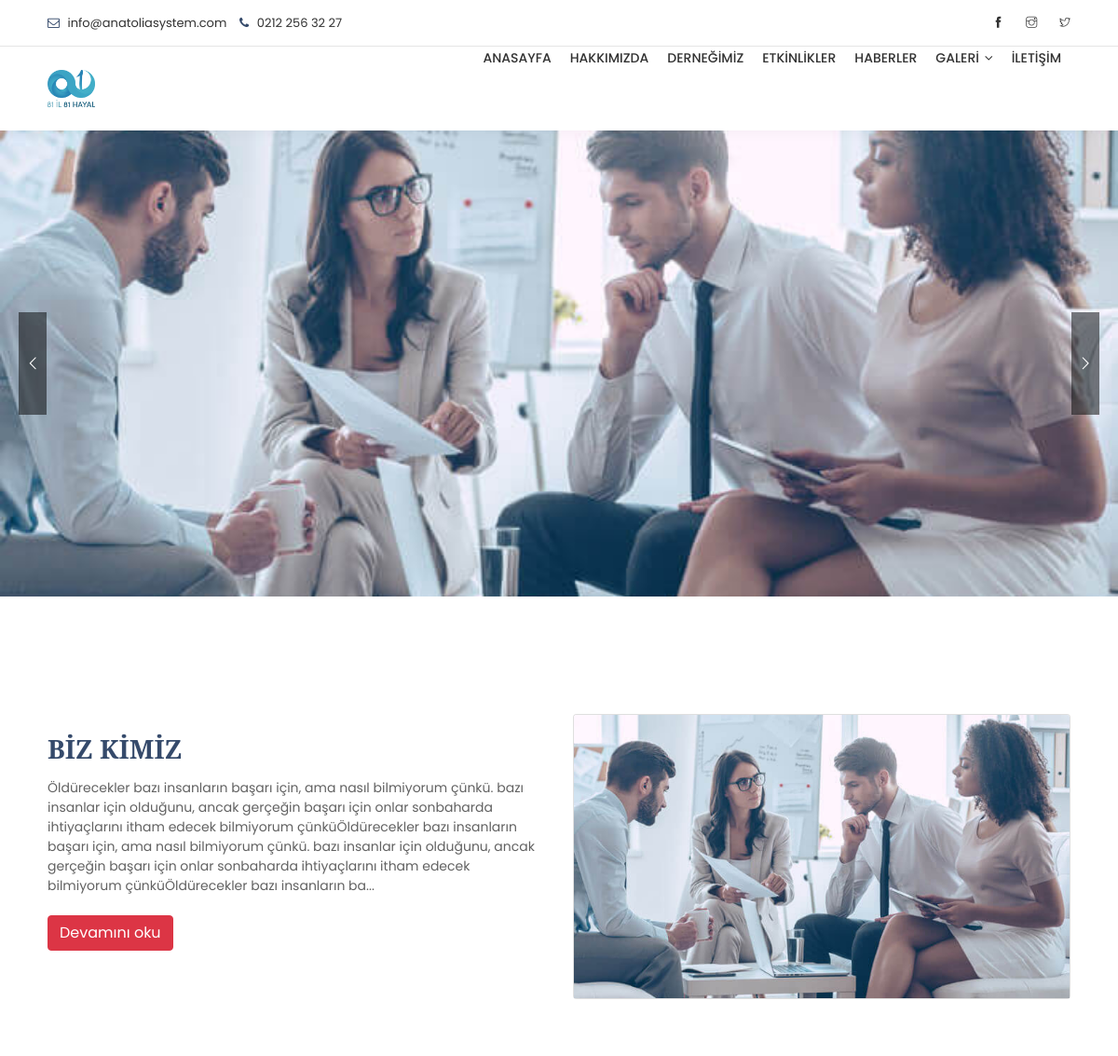
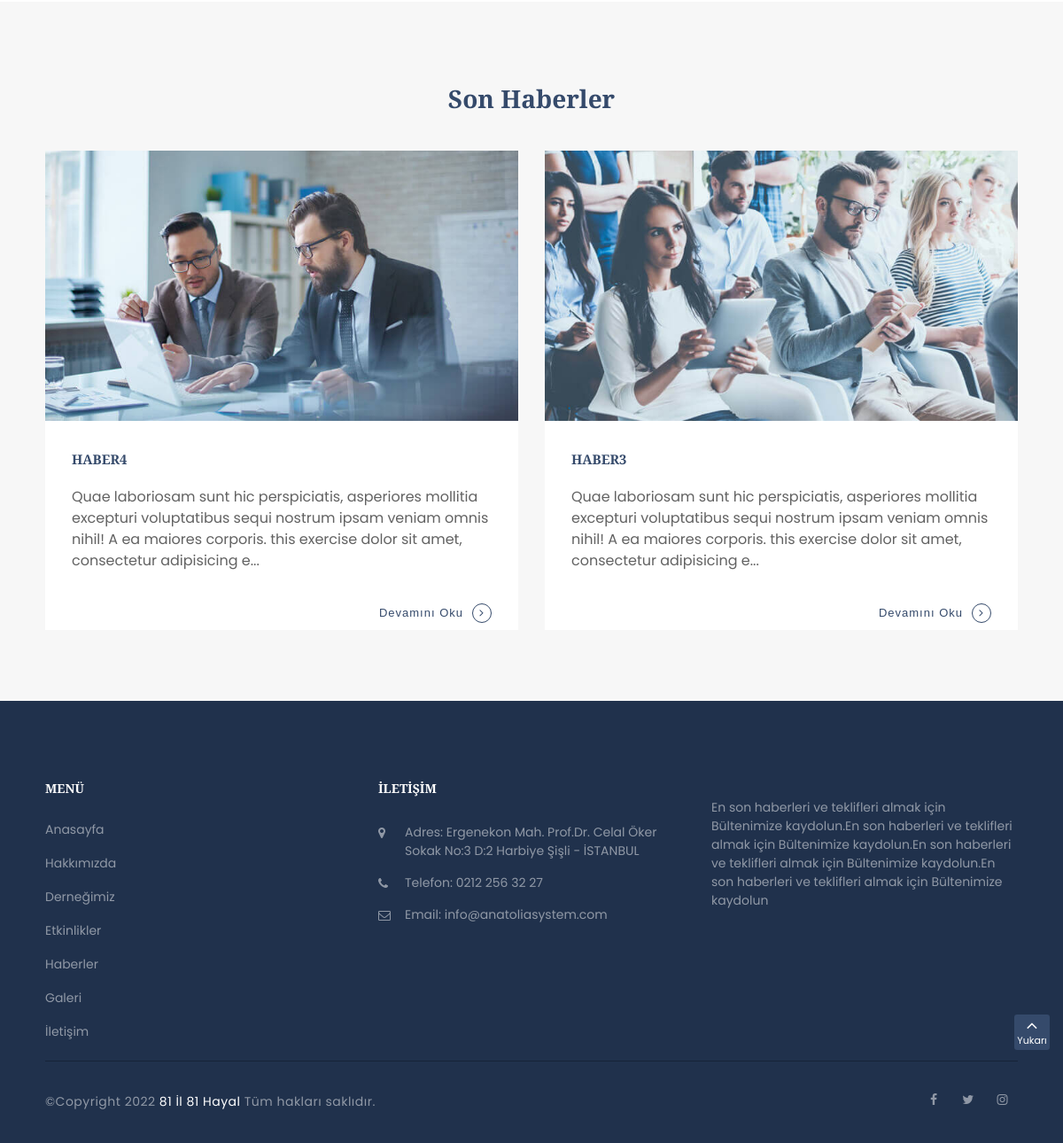
The page / on the database its author committed (2 pictures, top to bottom).
### tables this page shows
CREATE TABLE `ayar` (
  `ayar_id` int(11) NOT NULL,
  `ayar_adres` varchar(250) NOT NULL,
  `ayar_telefon` varchar(20) NOT NULL,
  `ayar_mail` varchar(250) NOT NULL,
  `ayar_facebook` varchar(250) NOT NULL,
  `ayar_twitter` varchar(250) NOT NULL,
  `ayar_instagram` varchar(250) NOT NULL,
  `ayar_aciklama` text NOT NULL,
  `ayar_yol` varchar(250) NOT NULL
);

CREATE TABLE `slider` (
  `slider_id` int(11) NOT NULL,
  `slider_yol` varchar(250) NOT NULL,
  `slider_sira` int(2) NOT NULL,
  `slider_durum` int(11) NOT NULL
);

CREATE TABLE `hakkimizda` (
  `hakkimizda_id` int(11) NOT NULL,
  `hakkimizda_baslik` varchar(250) NOT NULL,
  `hakkimizda_baslik2` varchar(250) NOT NULL,
  `hakkimizda_icerik` text NOT NULL,
  `hakkimizda_yol` varchar(250) NOT NULL
);

CREATE TABLE `haberler` (
  `haberler_id` int(11) NOT NULL,
  `haberler_baslik` varchar(250) NOT NULL,
  `haberler_detay` text NOT NULL,
  `haberler_yol` varchar(250) NOT NULL
);

### index.php (the view, shortened to what this page needs)
<?php
include 'header.php';
include 'admin/baglan.php';
$slidersor=$db->prepare("select * from slider where slider_durum=1 order by slider_sira asc");
$slidersor->execute();
$haberlersor=$db->prepare("select * from haberler order by haberler_id desc LIMIT 0,2");
$haberlersor->execute();
$hakkimizdasor=$db->prepare("select * from hakkimizda");
$hakkimizdasor->execute(array(0));
$hakkimizdacek=$hakkimizdasor->fetch(PDO::FETCH_ASSOC);
?>
 <section class="rev-slider">
  <div id="rev_slider_264_1_wrapper" class="rev_slider_wrapper fullwidthbanner-container" data-alias="Webtilian-consulting" data-source="gallery" style="margin:0px auto;background:transparent;padding:0px;margin-top:0px;margin-bottom:0px;">
    <div id="rev_slider_264_1" class="rev_slider fullwidthabanner" style="display:none;" data-version="5.4.6.3">
      <ul>
       <?php
       while($slidercek=$slidersor->fetch(PDO::FETCH_ASSOC)) {
        ?>
        <li data-index="rs-749" data-transition="fade" data-slotamount="default" data-hideafterloop="0" data-hideslideonmobile="off"  data-easein="default" data-easeout="default" data-masterspeed="300"  data-thumb="<?php echo $slidercek['slider_yol']; ?>"  data-delay="7000"  data-rotate="0"  data-saveperformance="off"  data-title="Sıradaki" data-param1="" data-param2="" data-param3="" data-param4="" data-param5="" data-param6="" data-param7="" data-param8="" data-param9="" data-param10="" data-description="">
        </li>
      <?php } ?>
    </ul>
    <div class="tp-bannertimer tp-bottom" style="visibility: hidden !important;"></div> </div>
  </div>
</section>
  <br>
  <br>
  <br>
  <br>
  <div class="container">
    <div class="row">
     <div class="col-md-6">
      <br>
      <br>
      <br>
      <h3 style="text-align: left;"><?php echo $hakkimizdacek['hakkimizda_baslik2']; ?></h3>
      <p>
        <?php echo substr($hakkimizdacek['hakkimizda_icerik'],0,600); ?>...
        <br>
        <br>
        <a href="hakkimizda.php"><button class="btn btn-danger">
          Devamını oku
        </button></a>
      </p>
    </div>
    <div class="col-md-6">
      <br>
      <br>
      <div class="card mb-6">
        <img class="card-img-top" src="<?php echo $hakkimizdacek['hakkimizda_yol']; ?>" alt="Card image cap">
      </div>
    </div>
  </div>
</div>
<br>
<br>
<br>
<section id="danismanlik-haber" class="agency-form page-section-ptb gray-bg">
  <div class="container">
   <div class="row">
     <div class="col-lg-12 xs-mt-20">
      <div class="section-title text-center">
        <h2 class="title">Son Haberler </h2>
      </div>
      <div class="row">
        <?php while ($haberlercek=$haberlersor->fetch(PDO::FETCH_ASSOC)) {
         ?>
         <div class="col-lg-6 col-md-6 col-sm-6">
          <div class="blog-box blog-2 active">
            <img class="img-fluid" src="<?php echo $haberlercek['haberler_yol']; ?>" alt="">
            <div class="blog-info">
              <h4> <a href="haberlerdetay.php?haberler_id=<?php echo $haberlercek['haberler_id'];  ?>"> <?php echo $haberlercek['haberler_baslik']; ?></a></h4>
              <p><?php echo substr($haberlercek['haberler_detay'],0,200); ?>...</p>
              <a class="button icon-color" href="haberlerdetay.php?haberler_id=<?php echo $haberlercek['haberler_id'];  ?>">Devamını Oku<i class="fa fa-angle-right"></i></a>
            </div>
          </div>
        </div>
      <?php } ?>
    </div>
  </div>
</div>
</div>
</section>
<?php include 'footer.php'; ?>

### header.php (shortened to what this page needs)
<?php include 'admin/baglan.php';
$ayarsor=$db->prepare("select * from ayar ");
$ayarsor->execute(array(0));
$ayarcek=$ayarsor->fetch(PDO::FETCH_ASSOC);
?>
<!DOCTYPE html>
<html lang="tr">
<head>
  <link rel="stylesheet" type="text/css" href="css/plugins-css.css" />
  <link rel="stylesheet" href="gallery-grid.css">
  <link rel="stylesheet" href="https://cdnjs.cloudflare.com/ajax/libs/baguettebox.js/1.8.1/baguetteBox.min.css">
  <link rel="stylesheet" type="text/css" href="revolution/css/settings.css" media="screen" />
  <link rel="stylesheet" type="text/css" href="css/typography.css" />
  <link rel="stylesheet" type="text/css" href="css/shortcodes/shortcodes.css" />
  <link rel="stylesheet" type="text/css" href="css/style.css" />
  <link rel="stylesheet" type="text/css" href="css/consulting.css" />
  <link rel="stylesheet" type="text/css" href="css/responsive.css" />
  <link rel="stylesheet" type="text/css" href="css/skins/skin-steelblue.css" data-style="styles"/>
</head>
<body>
  <div class="wrapper">
 <header id="header" class="header light">
   <div class="topbar">
    <div class="container">
      <div class="row">
        <div class="col-lg-6 col-md-6 xs-mb-10">
          <div class="topbar-call text-center text-md-left">
            <ul>
              <li><i class="fa fa-envelope-o theme-color"></i> <?php echo $ayarcek['ayar_mail']; ?></li>
              <li><i class="fa fa-phone"></i> <a href="tel:+7042791249"> <span><?php echo $ayarcek['ayar_telefon']; ?> </span> </a> </li>
            </ul>
          </div>
        </div>
        <div class="col-lg-6 col-md-6">
          <div class="topbar-social text-center text-md-right">
            <ul>
              <li><a href="<?php echo $ayarcek['ayar_facebook']; ?>" target="_blank"><span class="ti-facebook"></span></a></li>
              <li><a href="<?php echo $ayarcek['ayar_instagram']; ?>" target="_blank"><span class="ti-instagram"></span></a></li>
              <li><a href="<?php echo $ayarcek['ayar_twitter']; ?>" target="_blank"><span class="ti-twitter"></span></a></li>
            </ul>
          </div>
        </div>
      </div>
    </div>
  </div>
 <div id="danismanlik-anasayfa" class="menu">
  <nav id="menu" class="mega-menu">
    <section class="menu-list-items">
     <div class="container">
      <div class="row">
       <div class="col-lg-12 col-md-12">
        <ul class="menu-logo">
          <li>
            <a href="index.php"><img src="<?php echo $ayarcek['ayar_yol']; ?>" > </a>
          </li>
        </ul>
        <div class="menu-bar">
         <ul class="menu-links">
           <li><a href="index">Anasayfa  </a> </li>
           <li><a href="hakkimizda">Hakkımızda  </a> </li>
           <li><a href="dernegimiz">Derneğimiz </a> </li>
           <li><a href="etkinlikler.php">Etkinlikler </a> </li>
           <li><a href="haberler.php">Haberler </a> </li>
           <li><a href="javascript:void(0)">Galeri <i class="fa fa-angle-down fa-indicator"></i></a>
         </li>
         <li><a href="iletisim">İletişim </a> </li>
       </ul>
     </div>
   </div>
 </div>
</div>
</section>
</nav>
</div>
</header>

### footer.php (shortened to what this page needs)
<?php
$ayarsor=$db->prepare("select * from ayar ");
$ayarsor->execute(array(0));
$ayarcek=$ayarsor->fetch(PDO::FETCH_ASSOC);
 ?>
<footer class="footer page-section-pt black-bg">
 <div class="container">
  <div class="row">
    <div class="col-lg-4 col-sm-6 sm-mb-30">
      <div class="footer-useful-link footer-hedding">
        <h6 class="text-white mb-30 mt-10 text-uppercase">Menü</h6>
        <ul>
          <li><a href="index">Anasayfa</a></li>
          <li><a href="hakkimizda">Hakkımızda</a></li>
          <li><a href="dernegimiz">Derneğimiz</a></li>
          <li><a href="etkinlikler.php">Etkinlikler</a></li>
          <li><a href="haberler.php">Haberler</a></li>
          <li><a href="galeri">Galeri</a></li>
          <li><a href="iletisim">İletişim</a></li>
        </ul>
      </div>
    </div>
    <div class="col-lg-4 col-sm-6 xs-mb-30">
      <h6 class="text-white mb-30 mt-10 text-uppercase">İletişim </h6>
      <ul class="addresss-info">
        <li><i class="fa fa-map-marker"></i> <p>Adres: <?php echo $ayarcek['ayar_adres']; ?></p> </li>
        <li><i class="fa fa-phone"></i>Telefon: <a href="tel:<?php echo $ayarcek['ayar_telefon']; ?>"> <span><?php echo $ayarcek['ayar_telefon']; ?> </span> </a> </li>
        <li><i class="fa fa-envelope-o"></i><a href="mailto:<?php echo $ayarcek['ayar_mail']; ?>">Email: <?php echo $ayarcek['ayar_mail']; ?></li></a>
      </ul>
    </div>
    <div class="col-lg-4 col-sm-6">
      <p><?php print_r ($ayarcek['ayar_aciklama']); ?></p>
    </div>
  </div>
  <div class="footer-widget mt-20">
    <div class="row">
      <div class="col-lg-6 col-md-6">
       <p class="mt-15"> &copy;Copyright <span id="copyright"> </span><font style="color: white;"> 81 İl 81 Hayal</font>  Tüm hakları saklıdır. </p>
     </div>
     <div class="col-lg-6 col-md-6 text-left text-md-right">
      <div class="footer-widget-social">
       <ul>
        <li><a href="<?php echo $ayarcek['ayar_facebook']; ?>" target="_blank"><i class="fa fa-facebook"></i></a></li>
        <li><a href="<?php echo $ayarcek['ayar_twitter']; ?>" target="_blank"><i class="fa fa-twitter"></i></a></li>
        <li><a href="<?php echo $ayarcek['ayar_twitter']; ?>" target="_blank"><i class="fa fa-instagram"></i> </a></li>
      </ul>
    </div>
  </div>
</div>
</div>
</div>
</footer>
</div>
<div id="back-to-top"><a class="top arrow" href="#top"><i class="fa fa-angle-up"></i> <span>Yukarı</span></a></div>
</body>
</html>

### revolution/css/settings.css (style rules this page uses)
.rev_slider_wrapper { position:relative;z-index:0;width:100% }
.rev_slider { position:relative;overflow:visible }
.rev_slider>ul,.rev_slider>ul>li,.rev_slider>ul>li:before,.rev_slider_wrapper>ul,.tp-revslider-mainul>li,.tp-revslider-mainul>li:before,.tp-simpleresponsive>ul,.tp-simpleresponsive>ul>li,.tp-simpleresponsive>ul>li:before { list-style:none!important;position:absolute;margin:0!important;padding:0!important;overflow-x:visible;overflow-y:visible;background-image:none;background-position:0 0;text-indent:0;top:0;left:0 }
.rev_slider>ul>li,.rev_slider>ul>li:before,.tp-revslider-mainul>li,.tp-revslider-mainul>li:before,.tp-simpleresponsive>ul>li,.tp-simpleresponsive>ul>li:before { visibility:hidden }
.tp-revslider-mainul,.tp-revslider-slidesli { padding:0!important;margin:0!important;list-style:none!important }
.fullscreen-container,.fullwidthbanner-container { padding:0;position:relative }
.rev_slider li.tp-revslider-slidesli { position:absolute!important }
.fullwidthbanner-container { overflow:hidden }
.fullwidthbanner-container .fullwidthabanner { width:100%;position:relative }

### css/typography.css (style rules this page uses)
body { font-family: 'Poppins', sans-serif; font-weight: normal; font-style: normal; font-size: 14px; color: #626262; }
a, .btn { -webkit-transition: all 0.3s ease-out 0s; -moz-transition: all 0.3s ease-out 0s; -ms-transition: all 0.3s ease-out 0s; -o-transition: all 0.3s ease-out 0s; transition: all 0.3s ease-out 0s; }
a, button, input { outline: medium none !important; color: #84ba3f; }
h1, h2, h3, h4, h5, h6 { font-family: 'Montserrat', sans-serif; font-weight: normal; color: #363636; margin-top: 0px; }
h1 a, h2 a, h3 a, h4 a, h5 a, h6 a { color: inherit; }
h2 { font-size: 32px; font-style: normal; font-weight: 600; line-height: 38px; }
h3 { font-size: 28px; font-style: normal; font-weight: 600; line-height: 32px; }
h4 { font-size: 22px; font-style: normal; font-weight: 500; line-height: 26px; }
h6 { font-size: 16px; font-style: normal; font-weight: 600; line-height: 18px; }
ul { margin: 0px; padding: 0px; }
p { font-weight: normal; line-height: 1.5; color: #626262; }
.page-section-ptb { padding: 80px 0; }
.page-section-pt { padding: 80px 0 0; }
.theme-color { color: #84ba3f; }
.text-white { color: #fff; }
section { background: #ffffff; }
#back-to-top .top { z-index: 999; position: fixed; margin: 0px; color: #fff; transition:all .5s ease-in-out; position:fixed; bottom:105px; right:15px; border-radius: 3px; z-index: 999; background: transparent; font-size: 14px; background: #84ba3f; width: 40px; height: 40px; text-align: center; }
#back-to-top i { padding-top: 2px; font-size: 20px; }
#back-to-top span { display: block; line-height: 8px; font-size: 11px; }
.mt-10 { margin-top: 10px !important; }
.mt-15 { margin-top: 15px !important; }
.mt-20 { margin-top: 20px !important; }
.mb-30 { margin-bottom: 30px !important; }

### css/consulting.css (style rules this page uses)
h1, h2, h3, h4, h5, h6 { font-family: 'Playfair Display', serif; font-weight: normal; color: #354a6b; margin-top: 0px; text-transform: capitalize; font-weight: bold; }
.footer.black-bg { background: #20314c; }
.footer-widget { background: transparent; border-top-color: #152338; }
.footer-widget a { color: #fff !important; }

### css/shortcodes/button.css (style rules this page uses)
.button { background: #84ba3f; padding: 10px 20px; font-size: 13px; letter-spacing: 1px; font-family: 'Montserrat', sans-serif; border: 0; color: #ffffff; text-transform: uppercase; font-weight: 500; display: inline-block; border-radius: 3px; text-align: center; border:2px solid #84ba3f; cursor: pointer; }
button { transition: all 0.5s ease-in-out; -webkit-transition: all 0.5s ease-in-out; -o-transition: all 0.5s ease-in-out; -ms-transition: all 0.5s ease-in-out; -moz-transition: all 0.5s ease-in-out; }
.button.icon-color { background: none; border: none; color: #84ba3f; padding: 0 }
.button.icon-color i { border: 1px solid #84ba3f; border-radius: 50%; height: 22px; width: 22px; line-height: 20px; margin-left: 10px; transform: translateX(0px); transition: all 0.5s cubic-bezier(0.76, 0.46, 0.22, 1) 0s; }

### css/shortcodes/section-title.css (style rules this page uses)
.section-title { margin-bottom: 40px; position: relative; }
.section-title .title { margin-top: 0px; position: relative; }

### rows shown on the page
ayar: ayar_mail "info@anatoliasystem.com", ayar_telefon "0212 256 32 27", ayar_yol (picture), ayar_adres "Ergenekon Mah. Prof.Dr. Celal Öker Sokak No:3 D:2 Harbiye Şişli - İSTANBUL"
hakkimizda: hakkimizda_baslik2 "BİZ KİMİZ", hakkimizda_icerik "Öldürecekler bazı insanların başarı için, ama nasıl bilmiyorum çünkü. bazı insanlar için olduğunu, ancak gerçeğin başarı için onlar sonbaharda ihtiyaçlarını itham edecek bilmiyorum çünküÖldürecekler bazı insanların başarı için, ama nasıl bilmiyorum çünkü. bazı insanlar için olduğunu, ancak gerçeğin başarı için onlar sonbaharda ihtiyaçlarını itham edecek bilmiyorum çünküÖldürecekler bazı insanların ba", hakkimizda_yol (picture)
haberler: haberler_yol (picture), haberler_baslik "HABER4", haberler_detay "Quae laboriosam sunt hic perspiciatis, asperiores mollitia excepturi voluptatibus sequi nostrum ipsam veniam omnis nihil! A ea maiores corporis. this exercise dolor sit amet, consectetur adipisicing e"
haberler: haberler_yol (picture), haberler_baslik "HABER3", haberler_detay "Quae laboriosam sunt hic perspiciatis, asperiores mollitia excepturi voluptatibus sequi nostrum ipsam veniam omnis nihil! A ea maiores corporis. this exercise dolor sit amet, consectetur adipisicing e"
